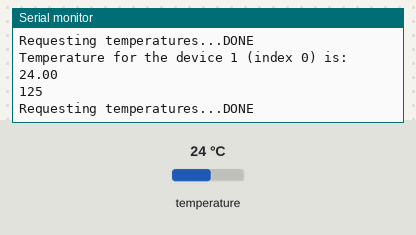
The sketch below on a simulated Arduino Uno, built with avr-gcc and run on an emulated ATmega328P. Shown: the last lines printed to the serial monitor. Inputs (shaded band) come from the test bench; at power-on: temperature 24 °C.

Above: at 1.2 s.
1.3 s: temperature set to 12 °C
At 1.87 s:
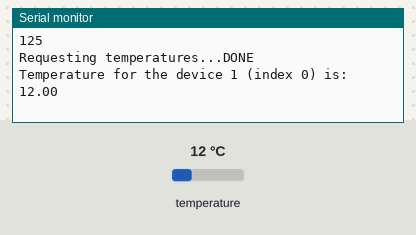
4.3 s: temperature set to 19 °C
At 19.26 s:
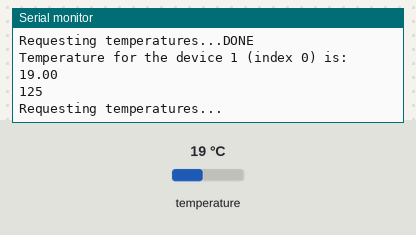
Timing chart, 0 to 19.3 s (numbered marks = the images above; inputs shaded):
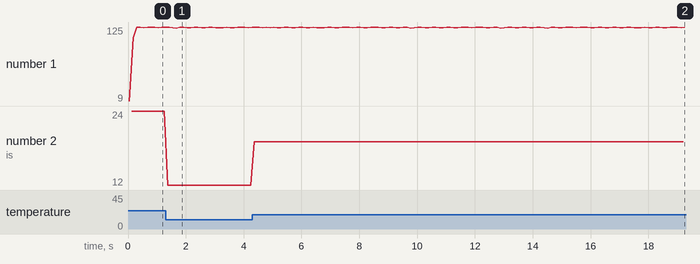

Measured:
- after the input at 1.3 s, the serial monitor: prints a new line after 0.07 s (image 1)
- after the input at 4.3 s, the serial monitor: prints a new line after 0.06 s (image 2)
- plotted number 2: 24 → 12 after the input at 1.3 s, 12 → 19 after the input at 4.3 s

The sketch:

temp_test.ino
```cpp
#include <OneWire.h>
#include <DallasTemperature.h>

// Data wire is plugged into port 2 on the Arduino
#define ONE_WIRE_BUS 13

// Setup a oneWire instance to communicate with any OneWire devices (not just Maxim/Dallas temperature ICs)
OneWire oneWire(ONE_WIRE_BUS);

// Pass our oneWire reference to Dallas Temperature.
DallasTemperature sensors(&oneWire);

// I/O declarations
const int outerLimSwitch = 2;
const int innerLimSwitch = 3;
const int relay_1 = 4;
const int relay_2 = 5;

// Constant declarations
uint8_t openingTemp = 30;
uint8_t closingTemp = 20;

// function declarations
void ctrlActuator(float);

void setup(void)
{
  // start serial port
  Serial.begin(9600);
  Serial.println("Dallas Temperature IC Control Library Demo");

  // Start up the library
  sensors.begin();

  sensors.setResolution(9);
  Serial.println(sensors.getResolution());
}

/*
 * Main function, get and show the temperature
 */
void loop(void)
{
  unsigned long lastMillis = millis();
  // call sensors.requestTemperatures() to issue a global temperature
  // request to all devices on the bus
  Serial.print("Requesting temperatures...");
  sensors.requestTemperatures(); // Send the command to get temperatures
  Serial.println("DONE");
  // After we got the temperatures, we can print them here.
  // We use the function ByIndex, and as an example get the temperature from the first sensor only.
  float tempC = sensors.getTempCByIndex(0);

  // Check if reading was successful
  if (tempC != DEVICE_DISCONNECTED_C)
  {
    Serial.print("Temperature for the device 1 (index 0) is: ");
    Serial.println(tempC);
    int elapsedTime = millis()-lastMillis;
    Serial.println(elapsedTime);
  }
  else
  {
    Serial.println("Error: Could not read temperature data");
  }
}

// function definitions
void ctrlActuator(float temp) {
  if (digitalRead(outerLimSwitch) == LOW && temp > openingTemp ){
    digitalWrite(relay_1, HIGH);
    digitalWrite(relay_2, LOW);
  }
  else if (digitalRead(outerLimSwitch) == LOW && temp < closingTemp){
    digitalWrite(relay_1, LOW);
    digitalWrite(relay_2, HIGH);
  }
  else{
    digitalWrite(relay_1, LOW);
    digitalWrite(relay_2, LOW);
  }
}
```
